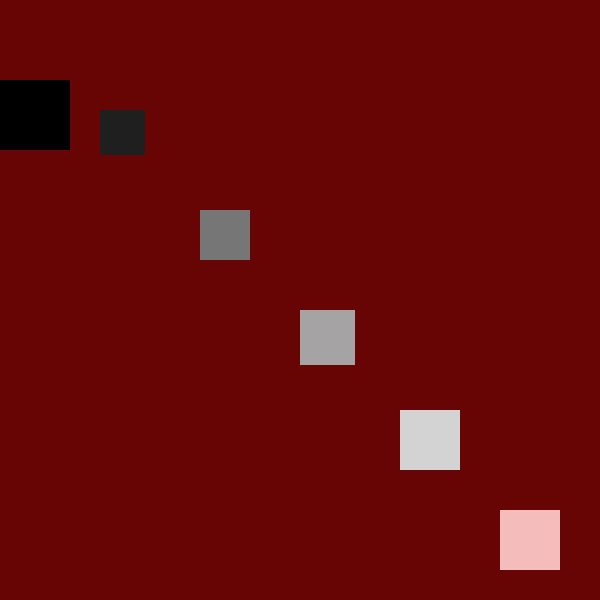
Frame 1 (no input)
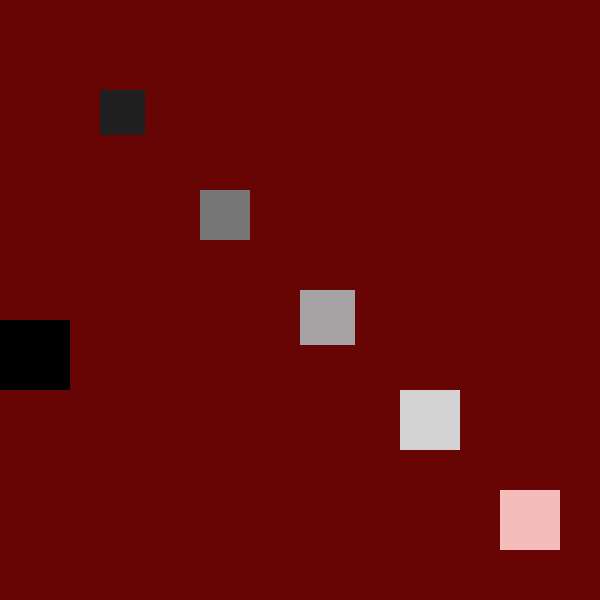
Frame 60 (the mouse pressed at the canvas centre just before this capture)
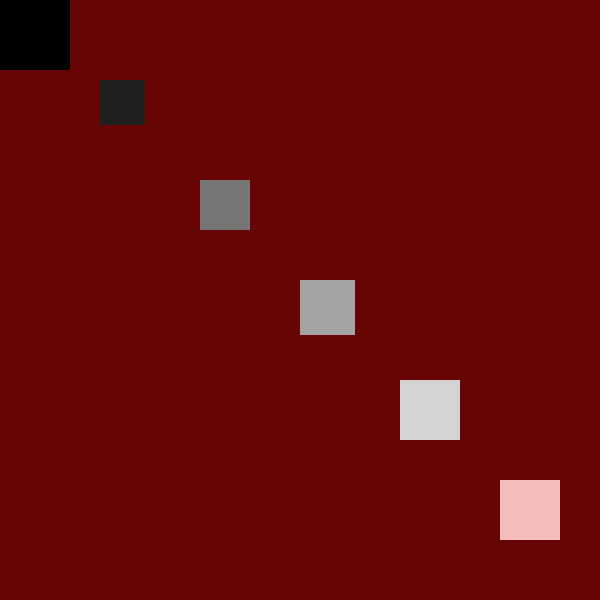
Frame 120 (the mouse held since frame 60 and released just before this capture)

The Processing sketch that drew these frames (run headless with seeded random() and noise(); from frame 60 on, the mouse is pressed at the canvas centre):

// Processing sketch: processing_39367
// ── processing_39367.pde

/**
 * Repetition and variation by Mei Deng
 * Press arrow keys to change speed!
 *
 **/


Poop a, b, c, d, e, f;
boolean upPressed, downPressed, leftPressed, rightPressed;

void keyPressed()
{
  if (keyCode == UP) upPressed = true;
  if (keyCode == DOWN) downPressed = true;
  if (keyCode == LEFT) leftPressed = true;
  if (keyCode == RIGHT) rightPressed = true;
}



void setup()
{
  size (600, 600);
  background (#78F2EF);
  smooth();
  noStroke();
  upPressed = downPressed = leftPressed = rightPressed = false;

  a = new Poop();
  b = new Poop();
  c = new Poop();
  d = new Poop();
  e = new Poop();
  f = new Poop();

  a.r = 70;
  b.r = 45;
  c.r = 50;
  d.r = 55;
  e.r = 60;
  f.r = 60;

  a.v = 80;
  b.v = 10;
  c.v = 10;
  d.v = 10;
  e.v = 10;
  f.v = 10;

  a.x = 0;
  b.x = 100;
  c.x = 200;
  d.x = 300;
  e.x = 400;
  f.x = 500;

  a.y = 0;
  b.y = 100;
  c.y = 200;
  d.y = 300;
  e.y = 400;
  f.y = 500;


  //a.c = (#FFBDB2);  //biggest
  b.c = (#1F1F1F);  //left
  c.c = (#767676); // 2 from left
  d.c = (#A5A3A3);  //3 from left
  e.c = (#D3D3D3);  //4
  f.c = (#F5BCBC); //

  // a.s = 1;
  // b.s = 2;
  // c.s = 3;
  // d.s = 4;
  // e.s = 5;
}

void draw()
{
  background (#670505);


  if (upPressed)
  {
    c.y = c.y + 60;
  }
  if (downPressed)
  {
    b.y = b.y + 60;
  }
  if (leftPressed)
  {
    d.y = d.y + 60;
  }
  if (rightPressed)
  {
    e.y = e.y + 60;
  }
  if (rightPressed)
  {
    e.y = e.y + 60;
  }


  a.move();
  b.move();
  c.move();
  d.move();
  e.move();
  f.move();
  a.show();
  b.show();
  c.show();
  d.show();
  e.show();
  f.show();
  // ellipse(10, 10,random(height, width), random(height, width));
} 

class Poop
{
  float x, y, w, h;
  int r; // size (r for radius)
  int v; // velocity
  int c; // color
  int s; // strokeWeight
  boolean upPressed, downPressed, leftPressed, rightPressed;

  void show()
  {
    fill(c); 
    strokeWeight(s);
    strokeWeight(40);
    line(0, 100, 600, 100);
    rect (x, y, r, r);
  }



  void move()
  {
    x = x + 0;
    if (x > width) 
    {
      x = 0;
    }
    y = y + v;
    if (y > height) 
    {
      y = 0;
    }
  }
}
